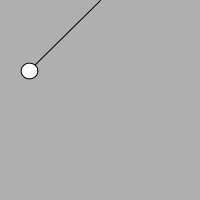
Frame 1 (no input)
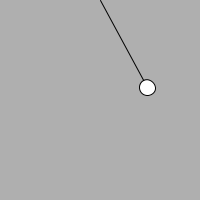
Frame 60 (the mouse pressed at the canvas centre just before this capture)
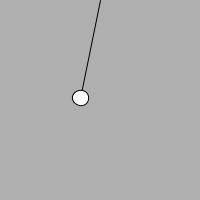
Frame 120 (the mouse held since frame 60 and released just before this capture)

The Processing sketch that drew these frames (run headless with seeded random() and noise(); from frame 60 on, the mouse is pressed at the canvas centre):

// Processing sketch: e10_swinging_pendulum
// ── e10_swinging_pendulum.pde
float G = 2e-1;

Pendulum pendulum;

void setup() {
  size(200,200);
  pendulum = new Pendulum();
}

void draw() {
  background(175);
  pendulum.swing();
  pendulum.display();
}

class Pendulum {
  
  PVector location;
  
  float armLength;
  
  float aVelocity;
  float angle; // clockwise relative to arm
  
  Pendulum() {
    location = new PVector(width/2,0);
    
    armLength = 100;
    
    aVelocity = 0;
    angle = PI/4;
  }
  
  void swing() {
    float aAcceleration = (-1 * G * sin(angle)) / armLength;
    aVelocity += aAcceleration;
    aVelocity *= 0.992; // damping
    angle += aVelocity;
  }
  
  void display() {
    _displayArm();
    _displayBob();
  }
  
  void _displayArm() {
    pushMatrix();
    translate(location.x,location.y);
    rotate(angle);
    line(0,0,0,armLength);
    popMatrix();
  }
  
  void _displayBob() {
    pushMatrix();
    translate(location.x,location.y);
    rotate(angle);
    translate(0,armLength);
    ellipse(0,0,16,16);
    popMatrix();
  }
}
